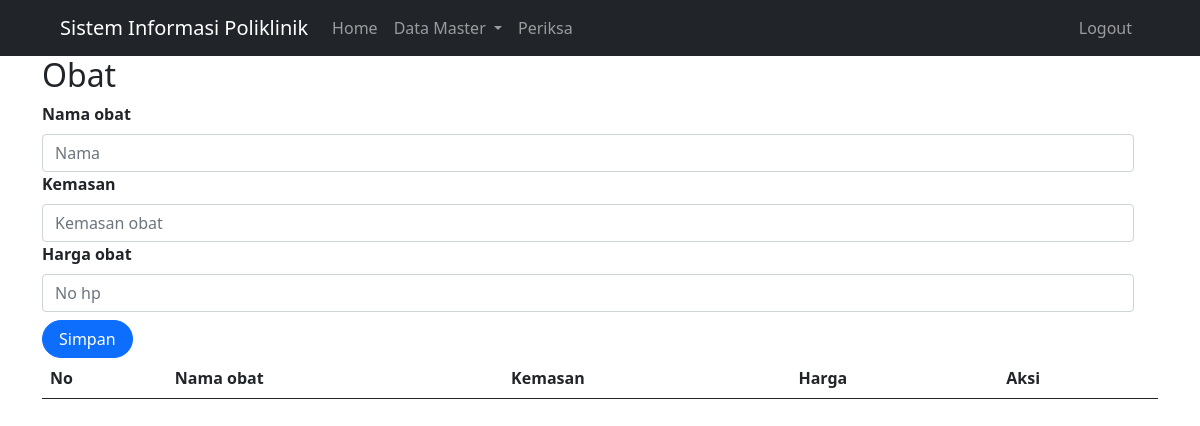
The page /index.php?page=obat (signed in) on the database as committed earlier.
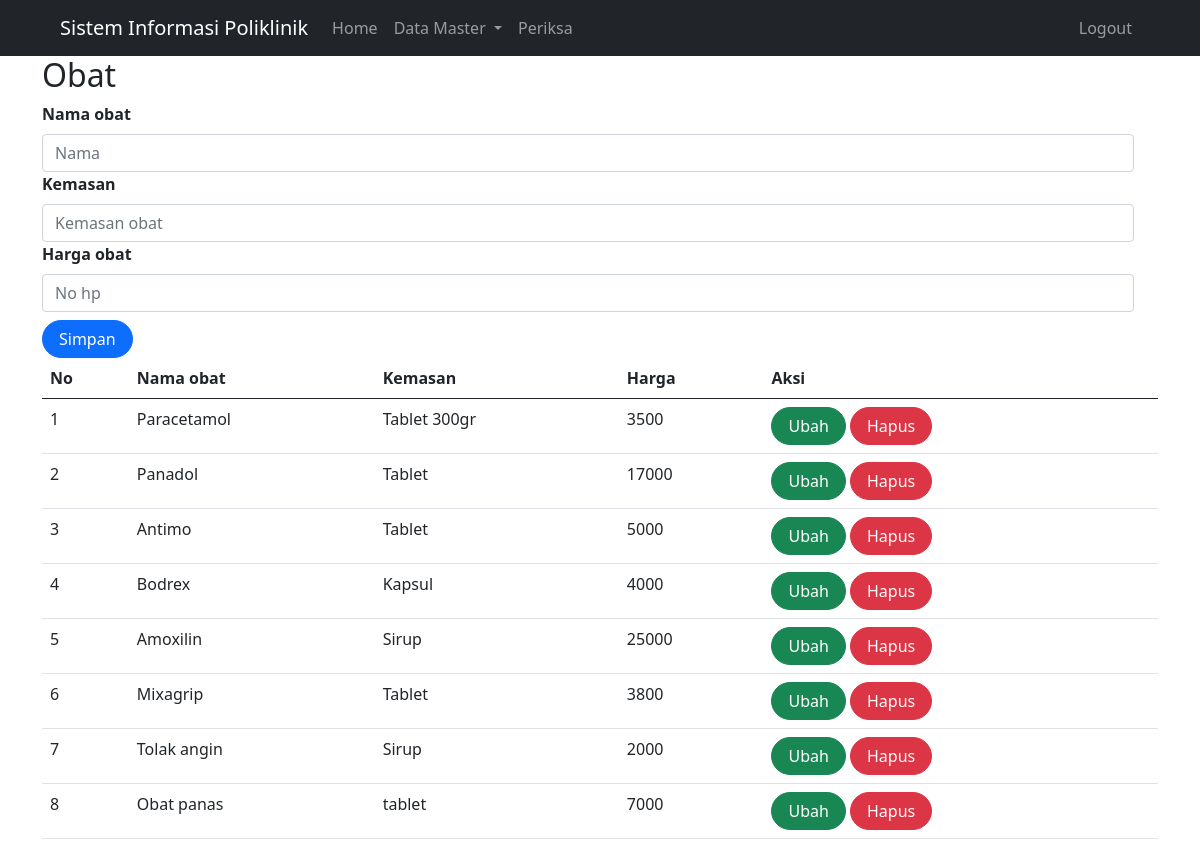
The same page on the database as committed later.
### tables this page shows
CREATE TABLE `obat` (
  `id` int(11) NOT NULL,
  `nama_obat` varbinary(50) NOT NULL,
  `kemasan` varchar(35) NOT NULL,
  `harga` int(11) NOT NULL
);

### obat.php (the view, shortened to what this page needs)
<?php
include('./koneksi.php');
?>
<form class="form row" method="POST" action="" name="myForm" onsubmit="return(validate());">
     <?php
     $nama_obat = '';
     $kemasan = '';
     $harga = '';
     ?>
     <div class="row">
          <div class="col-sm-12">
               <label for="nama_obat" class="form-label fw-bold">
                    Nama obat
               </label>
               <input type="text" class="form-control" name="nama_obat" id="nama_obat" placeholder="Nama" value="<?php echo $nama_obat ?>">
          </div>
          <div class="col-sm-12">
               <label for="kemasan" class="form-label fw-bold">
                    Kemasan
               </label>
               <input type="text" class="form-control" name="kemasan" id="kemasan" placeholder="Kemasan obat" value="<?php echo $kemasan ?>">
          </div>
          <div class="col-sm-12 mb-2">
               <label for="harga" class="form-label fw-bold">
                    Harga obat
               </label>
               <input type="text" class="form-control" name="harga" id="harga" placeholder="No hp " value="<?php echo $harga ?>">
          </div>
          <div class="col">
               <button type="submit" class="btn btn-primary rounded-pill px-3" name="simpan">Simpan</button>
          </div>
     </div>
</form>
<?php
$result = mysqli_query($mysqli, "SELECT * FROM obat");
$no = 1;
?>
<table class="table table-hover">
     <thead>
          <tr>
               <th scope="col">No</th>
               <th scope="col">Nama obat</th>
               <th scope="col">Kemasan</th>
               <th scope="col">Harga</th>
               <th scope="col">Aksi</th>
          </tr>
     </thead>
     <tbody>
          <?php
          while ($data = mysqli_fetch_array($result)) {
          ?>
               <tr>
                    <td><?php echo $no++ ?></td>
                    <td><?php echo $data['nama_obat'] ?></td>
                    <td><?php echo $data['kemasan'] ?></td>
                    <td><?php echo $data['harga'] ?></td>
                    <td>
                         <a class="btn btn-success rounded-pill px-3" href="index.php?page=obat&id=<?php echo $data['id'] ?>">Ubah</a>
                         <a class="btn btn-danger rounded-pill px-3" href="index.php?page=obat&id=<?php echo $data['id'] ?>&aksi=hapus">Hapus</a>
                    </td>
               </tr>
          <?php
          }
          ?>
     </tbody>
</table>

### index.php (shortened to what this page needs)
<!doctype html>
<html lang="en">
<head>
     <link href="https://cdn.jsdelivr.net/npm/bootstrap@5.0.2/dist/css/bootstrap.min.css" rel="stylesheet">
     <link href="https://cdnjs.cloudflare.com/ajax/libs/select2/4.1.0-beta.1/css/select2.min.css" rel="stylesheet">
</head>
<body>
     <nav class="navbar navbar-expand-lg navbar-dark bg-dark">
          <div class="container-fluid mx-5">
               <a class="navbar-brand" href="#">
                    Sistem Informasi Poliklinik
               </a>
               <div class="collapse navbar-collapse" id="navbarNavDropdown">
                    <ul class="navbar-nav">
                         <li class="nav-item">
                              <a class="nav-link" aria-current="page" href="index.php">
                                   Home
                              </a>
                         </li>
                         <li class="nav-item dropdown">
                              <a class="nav-link dropdown-toggle" href="#" role="button" data-bs-toggle="dropdown" aria-expanded="false">
                                   Data Master
                              </a>
                         </li>
                         <li class="nav-item">
                              <a class="nav-link" href="index.php?page=periksa">
                                   Periksa
                              </a>
                         </li>
                    </ul>
                    <ul class="navbar-nav ms-auto">
                         <?php if (isset($_SESSION['user'])) { ?>
                              <li class="nav-item">
                                   <a class="nav-link" href="index.php?page=logout" onclick="return confirm('Apakah Anda yakin ingin keluar?');">
                                        Logout
                                   </a>
                              </li>
                         <?php } ?>
                    </ul>
               </div>
          </div>
     </nav>
     <main role="main" class="container">
          <?php
          if (isset($_GET['page'])) {
          ?>
               <h2><?php echo ucwords($_GET['page']) ?></h2>
          <?php
               include($_GET['page'] . ".php");
          } else {
               echo "<h1>Selamat Datang di Sistem Informasi Poliklinik</h1>";
          }
          ?>
     </main>
</body>
</html>

Rows that differ between the two databases and show on the page:
added obat: nama_obat "Paracetamol", kemasan "Tablet 300gr", harga "3500"
added obat: nama_obat "Panadol", kemasan "Tablet", harga "17000"
added obat: nama_obat "Antimo", kemasan "Tablet", harga "5000"
added obat: nama_obat "Bodrex", kemasan "Kapsul", harga "4000"
added obat: nama_obat "Amoxilin", kemasan "Sirup", harga "25000"
added obat: nama_obat "Mixagrip", kemasan "Tablet", harga "3800"
added obat: nama_obat "Tolak angin", kemasan "Sirup", harga "2000"
added obat: nama_obat "Obat panas", kemasan "tablet", harga "7000"
